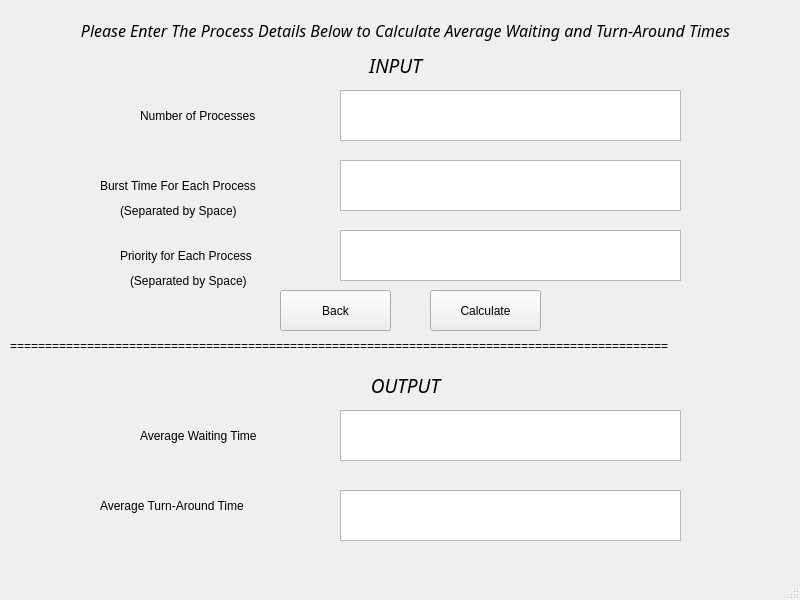
<?xml version="1.0" encoding="UTF-8"?>
<ui version="4.0">
 <class>Priority</class>
 <widget class="QMainWindow" name="Priority">
  <property name="geometry">
   <rect>
    <x>0</x>
    <y>0</y>
    <width>800</width>
    <height>600</height>
   </rect>
  </property>
  <property name="windowTitle">
   <string>MainWindow</string>
  </property>
  <widget class="QWidget" name="centralwidget">
   <widget class="QLabel" name="label_2">
    <property name="geometry">
     <rect>
      <x>140</x>
      <y>90</y>
      <width>191</width>
      <height>51</height>
     </rect>
    </property>
    <property name="text">
     <string>Number of Processes</string>
    </property>
   </widget>
   <widget class="QLabel" name="label_5">
    <property name="geometry">
     <rect>
      <x>10</x>
      <y>360</y>
      <width>791</width>
      <height>51</height>
     </rect>
    </property>
    <property name="font">
     <font>
      <family>Umpush</family>
      <pointsize>14</pointsize>
      <italic>true</italic>
     </font>
    </property>
    <property name="text">
     <string>OUTPUT</string>
    </property>
    <property name="alignment">
     <set>Qt::AlignCenter</set>
    </property>
   </widget>
   <widget class="QLabel" name="label_4">
    <property name="geometry">
     <rect>
      <x>120</x>
      <y>200</y>
      <width>201</width>
      <height>21</height>
     </rect>
    </property>
    <property name="text">
     <string>(Separated by Space)</string>
    </property>
   </widget>
   <widget class="QLabel" name="label_3">
    <property name="geometry">
     <rect>
      <x>100</x>
      <y>160</y>
      <width>201</width>
      <height>51</height>
     </rect>
    </property>
    <property name="text">
     <string>Burst Time For Each Process</string>
    </property>
   </widget>
   <widget class="QLabel" name="label_6">
    <property name="geometry">
     <rect>
      <x>10</x>
      <y>320</y>
      <width>1031</width>
      <height>51</height>
     </rect>
    </property>
    <property name="text">
     <string>==============================================================================================</string>
    </property>
   </widget>
   <widget class="QLabel" name="label_7">
    <property name="geometry">
     <rect>
      <x>100</x>
      <y>480</y>
      <width>201</width>
      <height>51</height>
     </rect>
    </property>
    <property name="text">
     <string>Average Turn-Around Time</string>
    </property>
   </widget>
   <widget class="QLabel" name="label_9">
    <property name="geometry">
     <rect>
      <x>0</x>
      <y>40</y>
      <width>791</width>
      <height>51</height>
     </rect>
    </property>
    <property name="font">
     <font>
      <family>Umpush</family>
      <pointsize>14</pointsize>
      <italic>true</italic>
     </font>
    </property>
    <property name="text">
     <string>INPUT</string>
    </property>
    <property name="alignment">
     <set>Qt::AlignCenter</set>
    </property>
   </widget>
   <widget class="QTextEdit" name="Process_inp">
    <property name="geometry">
     <rect>
      <x>340</x>
      <y>90</y>
      <width>341</width>
      <height>51</height>
     </rect>
    </property>
   </widget>
   <widget class="QPushButton" name="Calc_Btn">
    <property name="geometry">
     <rect>
      <x>430</x>
      <y>290</y>
      <width>111</width>
      <height>41</height>
     </rect>
    </property>
    <property name="text">
     <string>Calculate</string>
    </property>
   </widget>
   <widget class="QTextEdit" name="Process_WT">
    <property name="geometry">
     <rect>
      <x>340</x>
      <y>410</y>
      <width>341</width>
      <height>51</height>
     </rect>
    </property>
   </widget>
   <widget class="QTextEdit" name="Process_TAT">
    <property name="geometry">
     <rect>
      <x>340</x>
      <y>490</y>
      <width>341</width>
      <height>51</height>
     </rect>
    </property>
   </widget>
   <widget class="QTextEdit" name="Process_BT">
    <property name="geometry">
     <rect>
      <x>340</x>
      <y>160</y>
      <width>341</width>
      <height>51</height>
     </rect>
    </property>
   </widget>
   <widget class="QLabel" name="label">
    <property name="geometry">
     <rect>
      <x>10</x>
      <y>0</y>
      <width>791</width>
      <height>61</height>
     </rect>
    </property>
    <property name="font">
     <font>
      <family>Umpush</family>
      <pointsize>12</pointsize>
      <italic>true</italic>
     </font>
    </property>
    <property name="text">
     <string>Please Enter The Process Details Below to Calculate Average Waiting and Turn-Around Times</string>
    </property>
    <property name="alignment">
     <set>Qt::AlignCenter</set>
    </property>
   </widget>
   <widget class="QLabel" name="label_8">
    <property name="geometry">
     <rect>
      <x>140</x>
      <y>410</y>
      <width>191</width>
      <height>51</height>
     </rect>
    </property>
    <property name="text">
     <string>Average Waiting Time</string>
    </property>
   </widget>
   <widget class="QLabel" name="label_10">
    <property name="geometry">
     <rect>
      <x>120</x>
      <y>230</y>
      <width>201</width>
      <height>51</height>
     </rect>
    </property>
    <property name="text">
     <string>Priority for Each Process</string>
    </property>
   </widget>
   <widget class="QTextEdit" name="Process_BT_2">
    <property name="geometry">
     <rect>
      <x>340</x>
      <y>230</y>
      <width>341</width>
      <height>51</height>
     </rect>
    </property>
   </widget>
   <widget class="QLabel" name="label_11">
    <property name="geometry">
     <rect>
      <x>130</x>
      <y>270</y>
      <width>201</width>
      <height>21</height>
     </rect>
    </property>
    <property name="text">
     <string>(Separated by Space)</string>
    </property>
   </widget>
   <widget class="QPushButton" name="Calc_Btn_2">
    <property name="geometry">
     <rect>
      <x>280</x>
      <y>290</y>
      <width>111</width>
      <height>41</height>
     </rect>
    </property>
    <property name="text">
     <string>Back</string>
    </property>
   </widget>
  </widget>
  <widget class="QMenuBar" name="menubar">
   <property name="geometry">
    <rect>
     <x>0</x>
     <y>0</y>
     <width>800</width>
     <height>22</height>
    </rect>
   </property>
  </widget>
  <widget class="QStatusBar" name="statusbar"/>
 </widget>
 <resources/>
 <connections/>
</ui>
